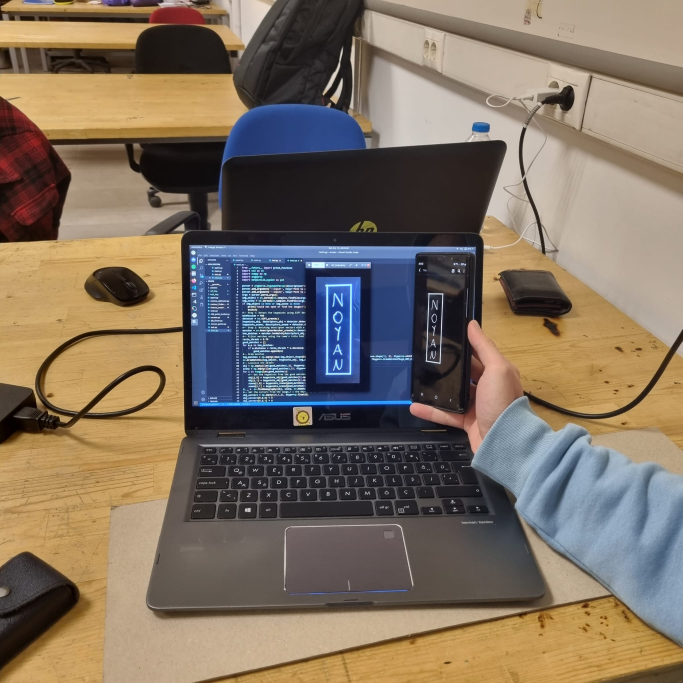
#> input picture stuff.jpeg, 2048 x 2048 px (shown at 1/3 size)
$ python test4.py
#> lines starting #> are read from the running program, lines starting #| are printed output that depends on the picture; after the words box and inside, x2 and y2 are one past the last pixel; in counts of white or black regions, pixels touching at a corner belong together
from __future__ import print_function
import cv2 as cv
import numpy as np
import argparse
import random as rng
rng.seed(12345)
def thresh_callback(val):
    threshold = val

    canny_output = cv.Canny(src_gray, threshold, threshold * 2)


    contours, _ = cv.findContours(canny_output, cv.RETR_TREE, cv.CHAIN_APPROX_SIMPLE)


    contours_poly = [None]*len(contours)
    boundRect = [None]*len(contours)
    centers = [None]*len(contours)
    radius = [None]*len(contours)
    for i, c in enumerate(contours):
        contours_poly[i] = cv.approxPolyDP(c, 3, True)
        boundRect[i] = cv.boundingRect(contours_poly[i])
        centers[i], radius[i] = cv.minEnclosingCircle(contours_poly[i])


    drawing = np.zeros((canny_output.shape[0], canny_output.shape[1], 3), dtype=np.uint8)


    for i in range(len(contours)):
        color = (rng.randint(0,256), rng.randint(0,256), rng.randint(0,256))
        cv.drawContours(drawing, contours_poly, i, color)
        cv.rectangle(drawing, (int(boundRect[i][0]), int(boundRect[i][1])), \
          (int(boundRect[i][0]+boundRect[i][2]), int(boundRect[i][1]+boundRect[i][3])), color, 2)
        cv.circle(drawing, (int(centers[i][0]), int(centers[i][1])), int(radius[i]), color, 2)


    cv.imshow('Contours', drawing)

parser = argparse.ArgumentParser(description='Code for Creating Bounding boxes and circles for contours tutorial.')
parser.add_argument('--input', help='Path to input image.', default='stuff.jpeg')
args = parser.parse_args()
src = cv.imread(cv.samples.findFile(args.input))
#> src is the input picture: shape (2048, 2048, 3); mean B, G, R 96.9, 112.3, 126.4
if src is None:
    print('Could not open or find the image:', args.input)
    exit(0)
scale_percent = 40
width = int(src.shape[1] * scale_percent / 100)
#> width = 819
height = int(src.shape[0] * scale_percent / 100)
#> height = 819
dim = (width, height)
#> dim = (819, 819)
src = cv.resize(src, dim, interpolation = cv.INTER_AREA)
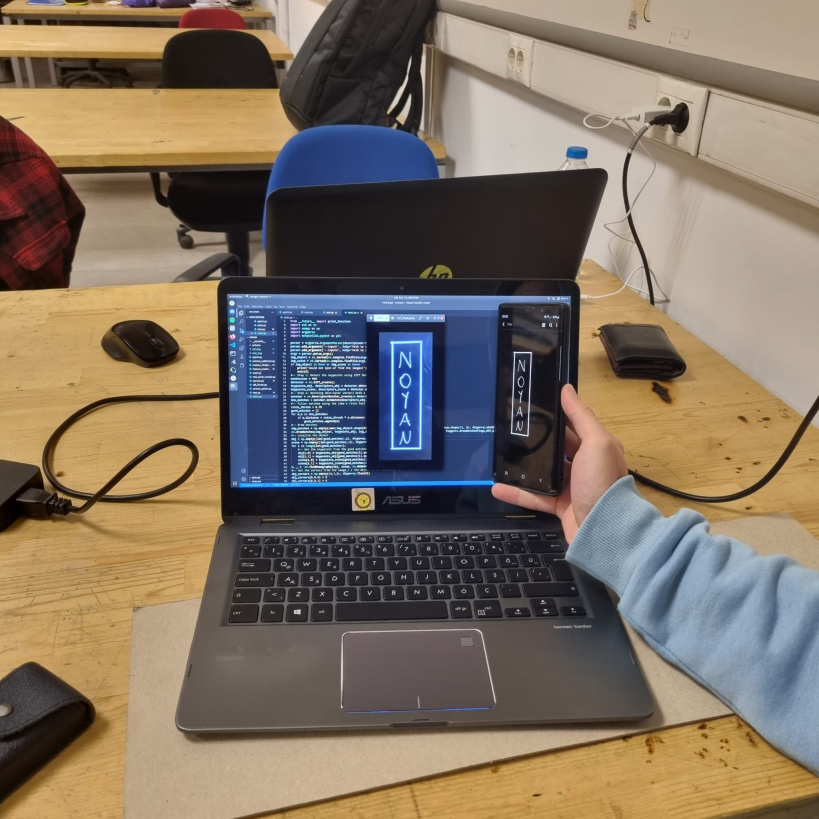
#> src: shape (819, 819, 3); mean B, G, R 96.9, 112.3, 126.4
# Convert image to gray and blur it
src_gray = cv.cvtColor(src, cv.COLOR_BGR2GRAY)
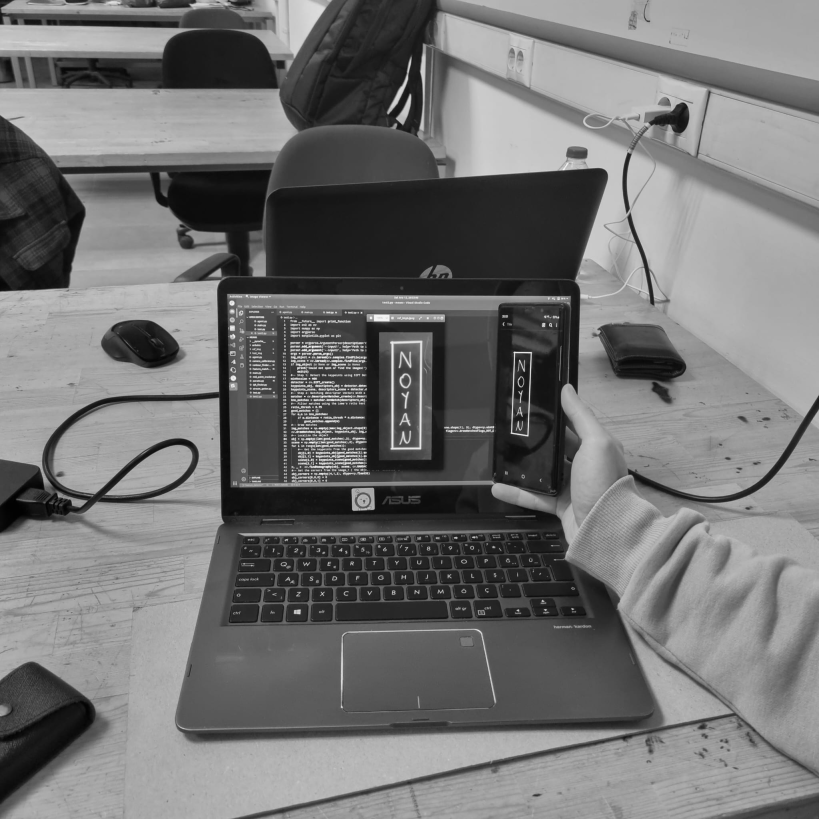
#> src_gray: shape (819, 819); min 1, max 243, mean 114.7
src_gray = cv.blur(src_gray, (3,3))
source_window = 'Source'
cv.namedWindow(source_window)
cv.imshow(source_window, src)
max_thresh = 255
thresh = 200 # initial threshold
cv.createTrackbar('Canny thresh:', source_window, thresh, max_thresh, thresh_callback)
thresh_callback(thresh)
#> in thresh_callback, `canny_output = cv.Canny(src_gray, threshold, threshold * 2)`:
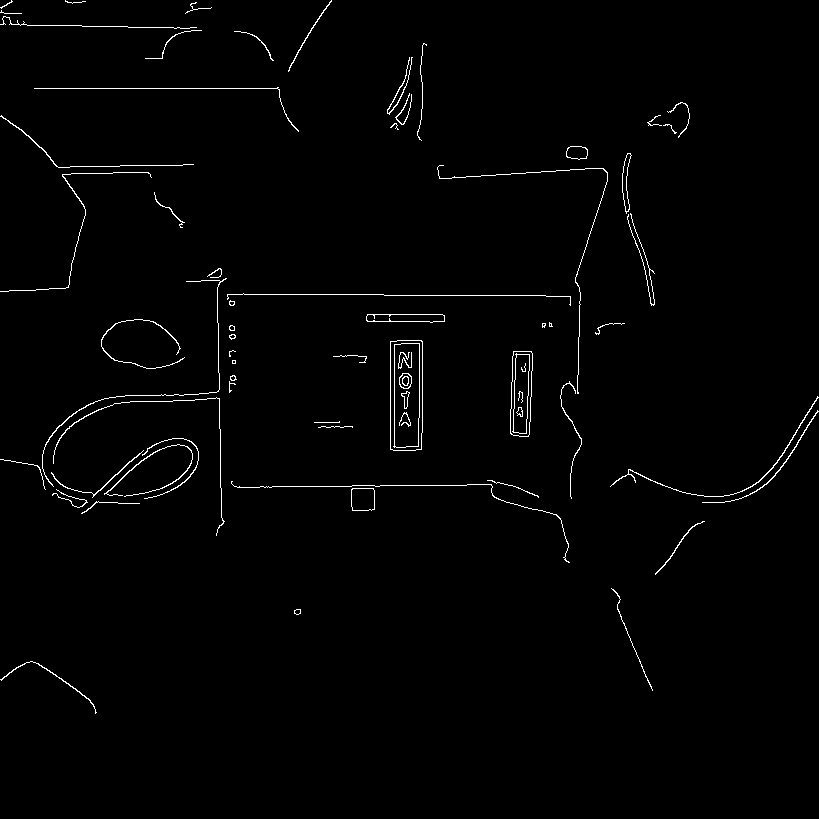
#> canny_output: shape (819, 819); 1.3% white in thin lines or dots, all inside (x1, y1, x2, y2) = (0, 0, 819, 714)
#> in thresh_callback, `contours, _ = cv.findContours(canny_output, cv.RETR_TREE, cv.CHAIN_APP..`: contours = 90 contours, 42 with area under 20; largest, box (x1, y1, x2, y2) and area: (390, 340, 423, 451) 3488, (390, 340, 423, 451) 3484, (393, 343, 420, 448) 2552, (394, 343, 420, 448) 2548, (510, 351, 533, 437) 1644
#> in thresh_callback, `contours_poly = [None]*len(contours)`: contours_poly = 90 items
#> the loop in thresh_callback, `for i, c in enumerate(contours):` made 90 passes
#> c on passes 17, 25: [[339, 421], [338, 422], [314, 422], [339, 422]], [[232, 360], [232, 363], [235, 363], [235, 360]]
#> after the loop in thresh_callback, `for i, c in enumerate(contours):`: boundRect = 90 items, first 6: (0, 662, 97, 51), (294, 609, 7, 5), (296, 609, 5, 6), (611, 588, 42, 103), (655, 521, 50, 54), (81, 501, 59, 13); centers = 90 pairs, first value 6 to 760, second value 0.5 to 695.5; contours_poly = 90 contours, 48 with area under 20; largest, box (x1, y1, x2, y2) and area: (390, 341, 423, 450) 3402, (390, 341, 423, 450) 3265, (393, 343, 420, 447) 2562, (394, 344, 420, 447) 2386, (510, 351, 533, 437) 1535; radius = 90 values, max 173.8 at index 9, min 0.0001 at index 56, mean 32.35
#> the loop in thresh_callback, `for i in range(len(contours)):` made 90 passes
#> color on passes 1 to 12: (213, 5, 152), (188, 99, 138), (223, 82, 191), (63, 221, 133), (89, 95, 181), (46, 211, 85), (75, 105, 39), (97, 174, 164), (12, 234, 173), (13, 212, 1), (3, 83, 91), (146, 50, 212)
#> after the loop in thresh_callback, `for i in range(len(contours)):`:
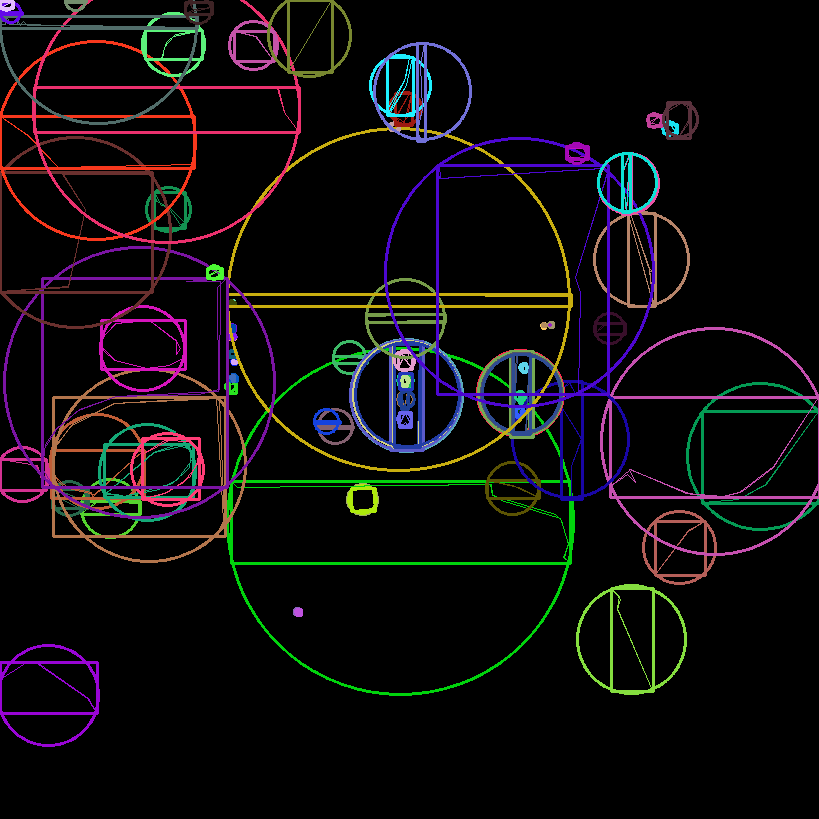
#> drawing: shape (819, 819, 3); mean of channels 0, 1, 2 13.3, 12.1, 14.7; drawn as B, G, R
cv.waitKey()
